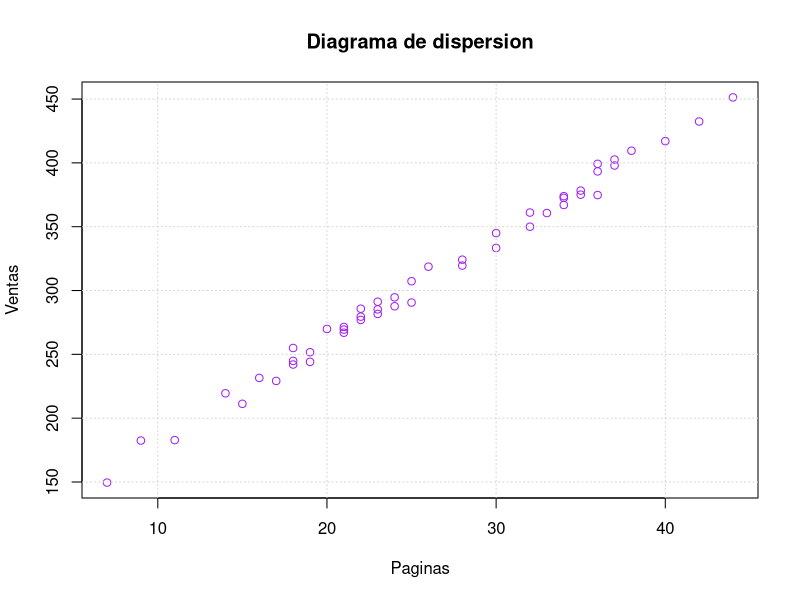

Reproduce this figure in R.
# Cargamos los datos

library(readxl)

datos <- read_xlsx("ventasPaginas.xlsx", sheet=1)

plot(datos$Paginas, datos$Ventas, main="Diagrama de dispersion", xlab="Paginas", ylab="Ventas", col="purple")
grid()

cor(datos$Paginas, datos$Ventas)

modelo <- lm(datos$Ventas ~ datos$Paginas)

# E(y) = 7.958*x +101.681
anova(modelo)
summary(modelo)
#Porcentaje de variación de las ventas en función de las páginas donde me anuncio.:  99.28%,

